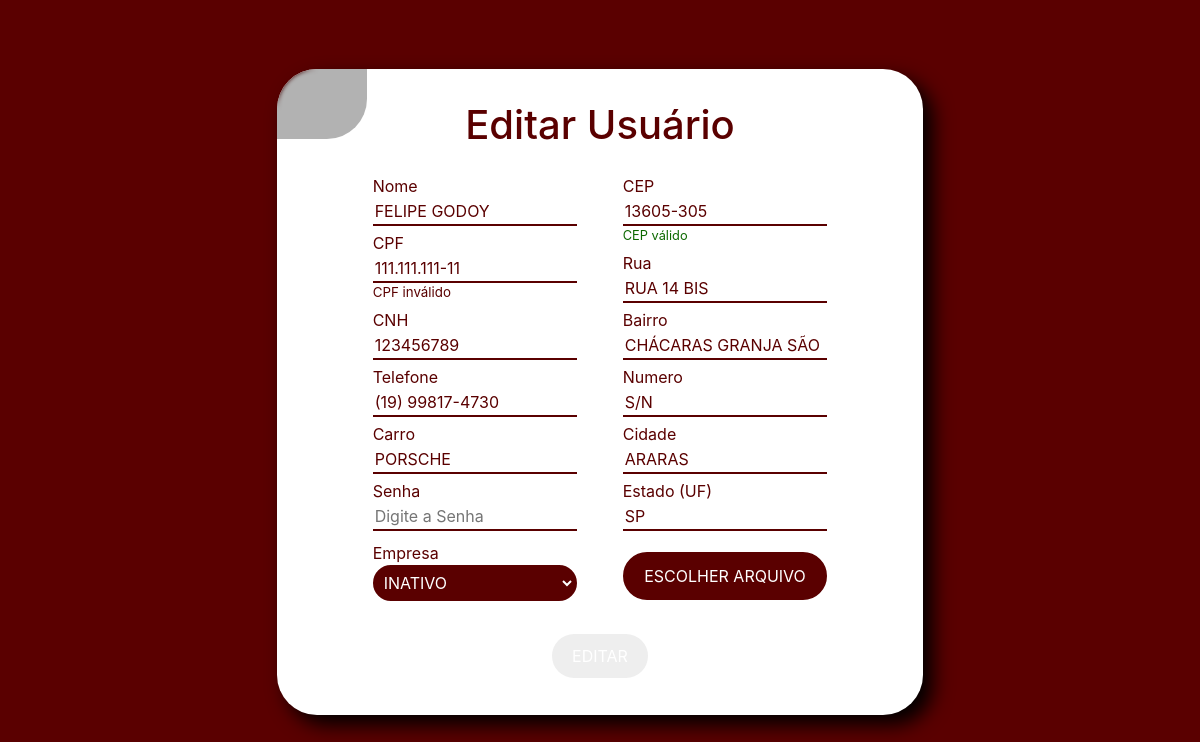
Before: /editarUser.php?id=1 (signed in) with the older database file.
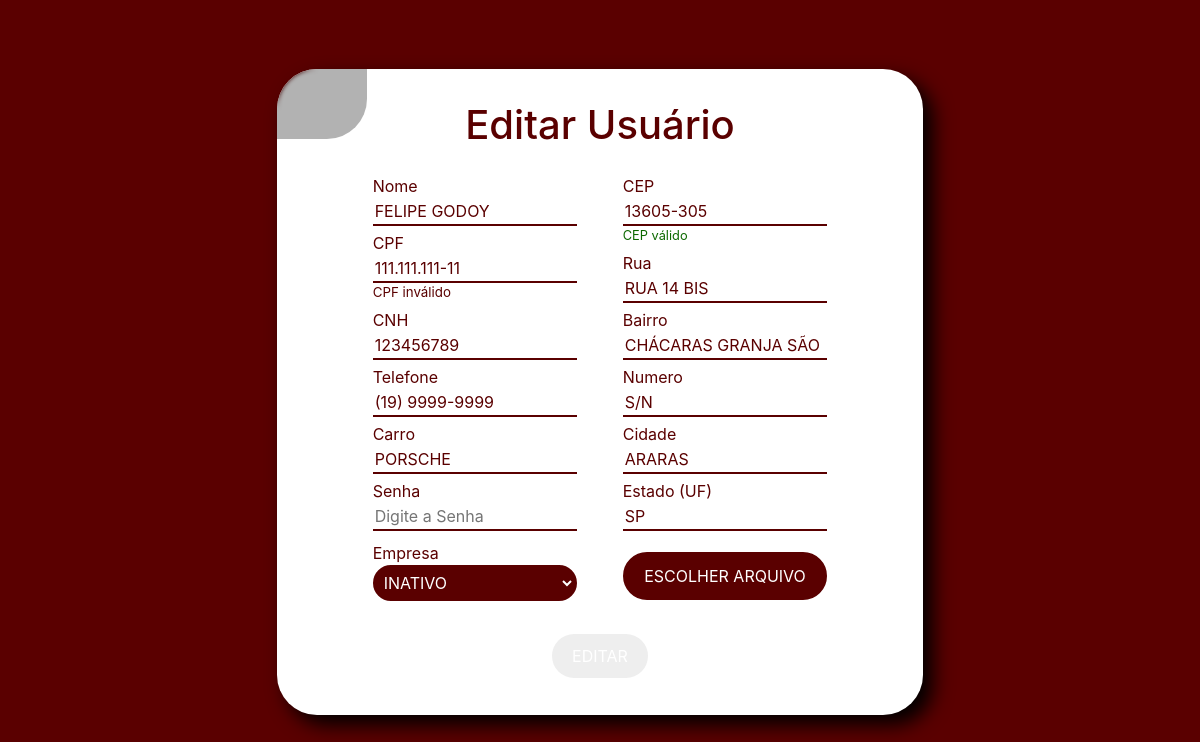
After: the same page with the newer database file.
### tables this page shows
CREATE TABLE `usuarios` (
  `id_user` int(11) NOT NULL,
  `nome` varchar(255) NOT NULL,
  `cpf` varchar(14) NOT NULL,
  `cnh` varchar(11) NOT NULL,
  `telefone` varchar(15) NOT NULL,
  `carro` varchar(255) NOT NULL,
  `cargo` char(1) NOT NULL,
  `id_empresa` int(11) NOT NULL,
  `senha` varchar(255) NOT NULL,
  `foto` varchar(50) NOT NULL,
  `registro` date DEFAULT NULL,
  `id_endereco` int(11) NOT NULL
);

CREATE TABLE `empresas` (
  `id_emp` int(11) NOT NULL,
  `nome` varchar(255) NOT NULL,
  `fantasia` varchar(255) NOT NULL,
  `cnpj` varchar(18) NOT NULL,
  `telefone` varchar(15) NOT NULL,
  `responsavel` varchar(255) NOT NULL,
  `foto` varchar(50) NOT NULL,
  `registro` date DEFAULT NULL,
  `id_endereco` int(11) NOT NULL
);

CREATE TABLE `enderecos` (
  `id_end` int(11) NOT NULL,
  `cep` varchar(9) NOT NULL,
  `numero` varchar(6) NOT NULL,
  `rua` varchar(255) NOT NULL,
  `cidade` varchar(255) NOT NULL,
  `estado` char(2) NOT NULL,
  `bairro` varchar(255) NOT NULL
);

### _verify/verificacaoEditUser.php (called while the page is built, shortened)
<?php
  require_once '_class/UsuarioDAO.php';
  require_once '_class/EmpresaDAO.php';
  $id_edit = $_GET['id'];
  $usuario = new Usuario();
  $usuarioDAO= new UsuarioDAO($usuario);
  $empresa = new Empresa();
  $empresaDAO = new EmpresaDAO($empresa);
  $dados = $usuarioDAO->retornarUsuario($id_edit);
  $empresas = $empresaDAO->listarNomesEmps();

### _class/ConnectionFactory.php (called while the page is built, shortened)
<?php
class ConnectionFactory {
    public static $instance;
    public static function getConexao() {
        if(!isset(self::$instance)) {
            $db_name = 'overdrive';
            $db_host = '127.0.0.1';
            $db_user = 'root';
            $db_password = '';
            self::$instance = new PDO('mysql:host=' . $db_host . ';dbname=' . $db_name, $db_user, $db_password,
                array(PDO::MYSQL_ATTR_INIT_COMMAND => 'SET NAMES utf8'));
            self::$instance->setAttribute(PDO::ATTR_ERRMODE, PDO::ERRMODE_EXCEPTION);
            self::$instance->setAttribute(PDO::ATTR_ORACLE_NULLS, PDO::NULL_EMPTY_STRING);
        }
        return self::$instance;
    }
}

### _class/UsuarioDAO.php (called while the page is built, shortened)
<?php
    class UsuarioDAO {
        public function retornarUsuario($id) {
            try {
                $sql = "SELECT u.id_user, u.nome, u.carro, u.cargo, emp.fantasia, u.telefone, u.cpf, u.cnh, u.foto, e.cep, e.numero, e.rua, e.cidade, e.estado, e.bairro FROM usuarios u INNER JOIN enderecos e ON u.id_endereco = e.id_end INNER JOIN empresas emp ON u.id_empresa = emp.id_emp WHERE u.id_user = :id;";
                $stmt = ConnectionFactory::getConexao()->prepare($sql);
                $stmt->bindValue(":id", $id, PDO::PARAM_INT);
                $stmt->execute() or die(print_r($stmt->errorInfo(), true));
                $dados = $stmt->fetchAll();
                if(count($dados) > 0) {
                    return $dados;
                }
                return -1;
            } catch(Exception $e) {
                echo "Exceção $e";
            }
        }
    }

### _class/EmpresaDAO.php (called while the page is built, shortened)
<?php
    class EmpresaDAO {
        public function listarNomesEmps(){
            try {
                $sql = "SELECT fantasia FROM empresas;";
                $stmt = ConnectionFactory::getConexao()->prepare($sql);
                $stmt->execute() or die(print_r($stmt->errorInfo(), true));
                $lista = $stmt->fetchAll();
                if(count($lista) > 0){
                    foreach($lista as $ls){
                        $empresas [] = array(
                            'fantasia' => $ls['fantasia']
                        );
                    }
                    return $empresas;
                }
                return 0;
            } catch(Exception $e) {
                echo "Exceção $e";
            }
        }
    }

### editarUser.php (the view, shortened to what this page needs)
<?php require_once '_verify/verificacaoEditUser.php'; ?>
<!DOCTYPE html>
<html lang="pt-br">
  <head>
    <link rel="stylesheet" href="https://stackpath.bootstrapcdn.com/bootstrap/4.1.3/css/bootstrap.min.css">
    <link rel="stylesheet" href="_css/style.css">
    <link rel='stylesheet' href='https://cdn-uicons.flaticon.com/2.6.0/uicons-regular-rounded/css/uicons-regular-rounded.css'>
    <link rel='stylesheet' href='https://cdn-uicons.flaticon.com/2.6.0/uicons-brands/css/uicons-brands.css'>
  </head>
  <body id="full_content_cadastro" class="center" style="flex-direction: column;">
    <main class="col-10 center" style="justify-content: center; color: var(--red-dark);">
        <div id="cadastro_user" class="cadastro col-12 col-md-8 center" style="border-radius: 40px; box-shadow: 10px 10px 20px #000; display: flex; margin: 1em 0 2em 0;">
            <a href="index.php"><i id="back_index" class="fi fi-rr-arrow-small-left center" style="left: 0;"></i></a>
            <h1 style="z-index: 1010;">Editar Usuário</h1>
            <form class="form_cadastro" action="<?= $_SERVER["PHP_SELF"] . '?&id=' . $id_edit ?>" method="post" enctype="multipart/form-data">
                <div class="column_left">
                    <p>
                        <label for="id_nome">Nome</label>
                        <input type="text" name="nome" id="id_nome" maxlength="255" placeholder="Digite o Nome" value="<?= $dados[0]['nome'] ?>" required>
                    </p>
                    <p>
                        <label for="id_cpf">CPF</label>
                        <input type="text" data-mask="000.000.000-00" name="cpf" id="id_cpf" minlength="14" maxlength="14" placeholder="Digite o CPF" value="<?= $dados[0]['cpf'] ?>" oninput="validacoesCpf()" required>
                        <small id="cpfTeste"></small>
                    </p>
                    <p>
                        <label for="id_cnh">CNH</label>
                        <input type="text" name="cnh" id="id_cnh" minlength="9" maxlength="10" placeholder="Digite a CNH" value="<?= $dados[0]['cnh'] ?>" required>
                    </p>
                    <p id="p_telefone">
                        <label for="id_telefone">Telefone</label>
                        <input type="text" name="telefone" id="id_telefone" minlength="10'" maxlength="11" placeholder="Digite o Telefone" value="<?= $dados[0]['telefone'] ?>" onblur="verificaTel(this)" onfocus="tirarFormat(this)" oninput="removeChar(this)" required>
                    </p>
                    <p>
                        <label for="id_carro">Carro</label>
                        <input type="text" name="carro" id="id_carro" maxlength="255" placeholder="Digite o Carro" value="<?= $dados[0]['carro'] ?>" required>
                    </p>
                    <p style="position: relative;">
                        <label for="id_password">Senha</label>
                        <input type="password" name="password" id="id_password" placeholder="Digite a Senha" min="8" style="text-transform: none;">
                    </p>
                    <p>
                        <label for="id_empresa">Empresa</label>
                        <select name="empresa" id="id_empresa">
                            <?php if($_SESSION['cargo'] === 'A'): ?>
                                <?php foreach($empresas as $empresa => $nome):
                                    if($nome['fantasia'] === $dados[0]['fantasia']): ?>
                                        <option value="<?= $nome['fantasia'] ?>" selected><?= $nome['fantasia'] ?></option>
                                    <?php else: ?>
                                        <option value="<?= $nome['fantasia'] ?>"><?= $nome['fantasia'] ?></option>
                                    <?php endif; ?>
                                <?php endforeach; ?>
                            <?php else: ?>
                                <option value="<?= $dados[0]['fantasia'] ?>" selected><?= $dados[0]['fantasia'] ?></option>
                            <?php endif; ?>
                        </select>
                    </p>
                </div>
                <div class="address_data">
                    <p>
                        <label for="id_cep">CEP</label>
                        <input type="text" data-mask="00000-000" name="cep" id="id_cep" minlength="9" maxlength="9" placeholder="Digite o CEP" value="<?= $dados[0]['cep'] ?>" required>
                        <small id="cepTeste" style="color: #0c6800;">CEP válido</small>
                    </p>
                    <p>
                        <label for="id_rua">Rua</label>
                        <input type="text" name="rua" id="id_rua" maxlength="255" placeholder="Digite a Rua" value="<?= $dados[0]['rua'] ?>" required>
                    </p>
                    <p>
                        <label for="id_bairro">Bairro</label>
                        <input type="text" name="bairro" id="id_bairro" maxlength="255" placeholder="Digite o Bairro" value="<?= $dados[0]['bairro'] ?>" required>
                    </p>
                    <p>
                        <label for="id_numero">Numero</label>
                        <input type="text" name="numero" id="id_numero" placeholder="Digite o Número" value="<?= $dados[0]['numero'] ?>" required>
                    </p>
                    <p>
                        <label for="id_cidade">Cidade</label>
                        <input type="text" name="cidade" id="id_cidade" maxlength="255" placeholder="Digite a Cidade" value="<?= $dados[0]['cidade'] ?>" required>
                    </p>
                    <p>
                        <label for="id_estado">Estado (UF)</label>
                        <input type="text" name="estado" id="id_estado"minlength="2" maxlength="2" placeholder="Exemplo: SP, RJ..." value="<?= $dados[0]['estado'] ?>" required>
                    </p>
                    <p>
                        <label for="id_foto" class="label_foto" style="margin-top: 1em;">Escolher arquivo</label>
                    </p>
                </div>
                <p class="center p_btn_cadastrar" style="flex-direction: row;">
                    <input id="btn_cadastrar" type="submit" class="btn_form btn_habilitado" value="Editar">
                </p>
            </form>
        </div>
    </main>
  </body>
</html>

### _css/style.css (style rules this page uses)
:root { --red-dark: rgb(90, 0, 0); --red-light: rgb(148, 0, 0); }
.center { display: flex; align-items: center; justify-content: center; }
html { width: 100%; height: 100%; }
body#full_content_cadastro { width: 100%; min-height: 100%; background-color: var(--red-dark); }
body#full_content_cadastro input { text-transform: uppercase; }
div#cadastro_user { display: flex; }
i#seta_cadastro, i#back_index { color: #FFF; background-color: rgba(0, 0, 0, .3); box-shadow: 1px 8px 15px rgba(255, 255, 255, .5); backdrop-filter: blur(2px); width: 70px; height: 70px; border-radius: 50%; font-size: 30pt; cursor: pointer; }
i#back_index { border-radius: 0; border-top-left-radius: 40px; border-bottom-right-radius: 40px; width: 90px; box-shadow: none; position: absolute; top: 0; transition: width .2s linear; }
div.cadastro { flex-direction: column; padding: 2em 0; background-color: #ffffff; border-top-right-radius: 40px; border-bottom-right-radius: 40px; }
div.cadastro h1 { text-align: center; margin-bottom: .5em; }
form.form_cadastro { width: 100%; padding: 0 6em; }
form.form_cadastro div.column_left { float: left; width: 45%; }
form.form_cadastro div.address_data { float: right; width: 45%; }
form.form_cadastro label { margin: 0; }
form.form_cadastro input { color: var(--red-dark); outline: 0; border: none; border-bottom: 2px solid var(--red-dark); transition: all .3S ease-in-out; }
select#id_empresa { border-radius: 20px; padding: 5px; border: 2px solid var(--red-dark); color: #FFF; background-color: var(--red-dark); cursor: pointer; transition: all .3s ease-in-out; }
select option { background-color: var(--red-dark); color: #FFF; cursor: pointer; transition: all .3s ease-in-out; }
form.form_cadastro p { display: flex; flex-direction: column; margin: 5px 0; }
small#cpfTeste, small#cepTesteUser, small#cepTesteEmp, small#cnpjTeste { font-size: 10pt; }
label.label_foto { text-transform: uppercase; font-size: clamp(8pt, 14pt); width: 100%; text-align: center; padding: 10px; background-color: var(--red-dark); color: #FFF; border-radius: 40px; border: 2px solid var(--red-dark); cursor: pointer; transition: all .3s ease-in-out; }
p.p_btn_cadastrar { display: flex; width: 100%; }
p input.btn_form, button { margin-top: 1.5em; padding: 10px 20px; border: none; border-radius: 30px; color: #FFF; cursor: pointer; }
.btn_desabilitado { background-color: #EEE; }

Changed rows visible on the page:
changed usuarios "FELIPE GODOY": telefone "(19) 99817-4730" → "(19) 9999-9999"
